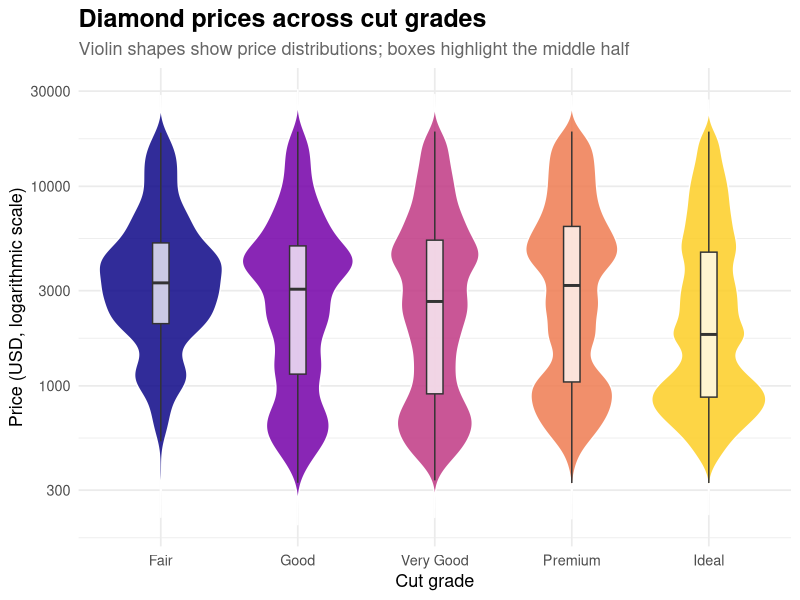

Write R code to recreate this figure.
library(tidyverse)

diamonds_plot <- ggplot(diamonds, aes(x = cut, y = price, fill = cut)) +
  geom_violin(trim = FALSE, alpha = 0.85, color = "white") +
  geom_boxplot(width = 0.12, fill = "white", outlier.shape = NA, alpha = 0.75) +
  scale_fill_viridis_d(option = "C", end = 0.9) +
  scale_y_log10() +
  labs(
    title = "Diamond prices across cut grades",
    subtitle = "Violin shapes show price distributions; boxes highlight the middle half",
    x = "Cut grade",
    y = "Price (USD, logarithmic scale)"
  ) +
  theme_minimal(base_size = 13) +
  theme(
    plot.title = element_text(face = "bold", size = 18),
    plot.subtitle = element_text(color = "gray40"),
    legend.position = "none"
  )

ggsave("diamonds-2.png", plot = diamonds_plot, width = 9, height = 6, dpi = 300)
